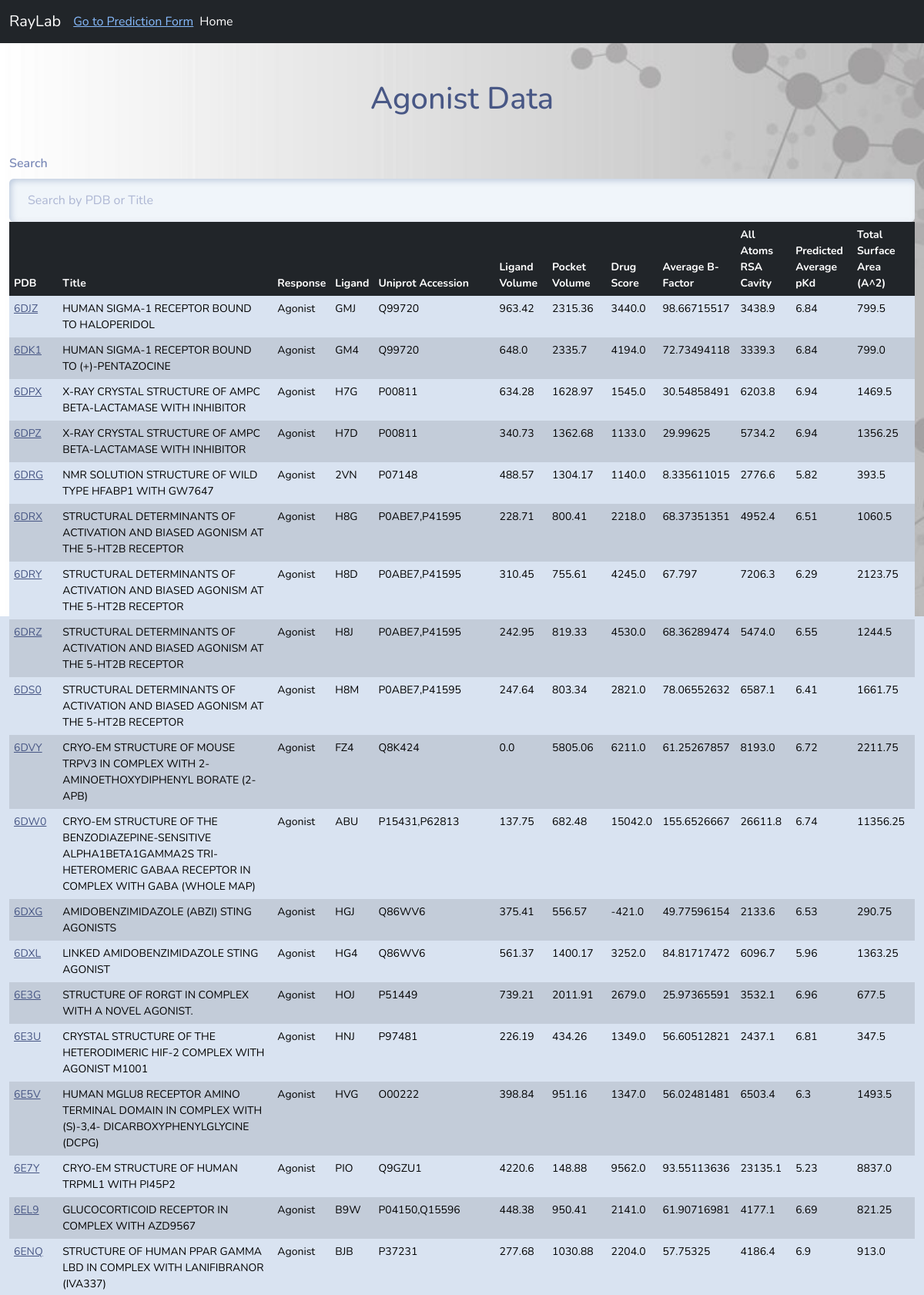
/agonist/?page=4 (upper part), run on the app's committed database.
### agantapp/models.py (models this page shows, shortened)
class ProteinData(models.Model):
    PDB = models.CharField(max_length=100)
    Title = models.CharField(max_length=255)
    Response = models.CharField(max_length=255)
    Ligand = models.CharField(max_length=255)
    Uniprot_accession = models.CharField(max_length=255)
    Lig_vol = models.FloatField(null=True)
    Pock_vol = models.FloatField(null=True)
    DrugScore = models.FloatField(null=True)
    Average_B_Factor = models.FloatField(null=True)
    All_atoms_rsa_cavity = models.FloatField(null=True)
    Predicted_Average_pKd = models.FloatField(null=True)
    Total_Surface_Area = models.FloatField(null=True)

### agantapp/views.py (the view)
# urls.py: path('agonist/', views.agonist_view, name='agonist_view'),
def agonist_view(request):
    agonist_data = ProteinData.objects.filter(Response='Agonist')  # Replace 'Agonist' with your actual value for Response field
    paginator = Paginator(agonist_data, 150)  # Paginate by 150 items per page
    page_number = request.GET.get('page')
    page_obj = paginator.get_page(page_number)
    return render(request, 'agantapp/agonist_template.html', {'page_obj': page_obj})

### agantapp/templates/agantapp/agonist_template.html (shortened to what this page needs)
{% extends 'base.html' %}
{% block content %}
<div class="container-fluid mt-5">
    <h1 class="text-center mb-4">Agonist Data</h1>
    <div class="form-group">
        <label class="form-label mt-4" for="searchInput">Search</label>
        <input type="text" class="form-control" placeholder="Search by PDB or Title" id="searchInput">
    </div>
    <div class="table-responsive">
    <table class="table table-bordered custom-table-width" id="agonistTable">
        <thead class="thead-dark">
            <tr class="table-dark">
                <th>PDB</th>
                <th>Title</th>
                <th>Response</th>
                <th>Ligand</th>
                <th>Uniprot Accession</th>
                <th>Ligand Volume</th>
                <th>Pocket Volume</th>
                <th>Drug Score</th>
                <th>Average B-Factor</th>
                <th>All Atoms RSA Cavity</th>
                <th>Predicted Average pKd</th>
                <th>Total Surface Area (A^2)</th>
            </tr>
        </thead>
        <tbody>
            {% for entry in page_obj %}
            {% if forloop.counter|divisibleby:2 %}
            <tr class="table-active">
            {% else %}
            <tr>
            {% endif %}
                <td><a href="https://www.rcsb.org/structure/{{ entry.PDB }}" target="_blank">{{entry.PDB}}</a></td>
                <td>{{ entry.Title }}</td>
                <td>{{ entry.Response }}</td>
                <td>{{ entry.Ligand }}</td>
                <td>{{ entry.Uniprot_accession }}</td>
                <td>{{ entry.Lig_vol }}</td>
                <td>{{ entry.Pock_vol }}</td>
                <td>{{ entry.DrugScore }}</td>
                <td>{{ entry.Average_B_Factor }}</td>
                <td>{{ entry.All_atoms_rsa_cavity }}</td>
                <td>{{ entry.Predicted_Average_pKd }}</td>
                <td>{{ entry.Total_Surface_Area }}</td>
            </tr>
            {% empty %}
            <tr>
                <td colspan="12">No data available.</td>
            </tr>
            {% endfor %}
        </tbody>
    </table>
</div>
</div>
{% endblock %}

### agantapp/templates/agantapp/agonist_template.html (style rules this page uses)
.table td, .table th { font-size: 14px; padding: 6px; }
.custom-table-width { width: 100%; }

### data on the page
ProteinData: PDB "6DJZ", Title "HUMAN SIGMA-1 RECEPTOR BOUND TO HALOPERIDOL", Response "Agonist", Ligand "GMJ", Uniprot_accession "Q99720", Lig_vol "963.42", Pock_vol "2315.36", DrugScore "3440.0", Average_B_Factor "98.66715517", All_atoms_rsa_cavity "3438.9", Predicted_Average_pKd "6.84", Total_Surface_Area "799.5"
ProteinData: PDB "6DK1", Title "HUMAN SIGMA-1 RECEPTOR BOUND TO (+)-PENTAZOCINE", Response "Agonist", Ligand "GM4", Uniprot_accession "Q99720", Lig_vol "648.0", Pock_vol "2335.7", DrugScore "4194.0", Average_B_Factor "72.73494118", All_atoms_rsa_cavity "3339.3", Predicted_Average_pKd "6.84", Total_Surface_Area "799.0"
ProteinData: PDB "6DPX", Title "X-RAY CRYSTAL STRUCTURE OF AMPC BETA-LACTAMASE WITH INHIBITOR", Response "Agonist", Ligand "H7G", Uniprot_accession "P00811", Lig_vol "634.28", Pock_vol "1628.97", DrugScore "1545.0", Average_B_Factor "30.54858491", All_atoms_rsa_cavity "6203.8", Predicted_Average_pKd "6.94", Total_Surface_Area "1469.5"
ProteinData: PDB "6DPZ", Title "X-RAY CRYSTAL STRUCTURE OF AMPC BETA-LACTAMASE WITH INHIBITOR", Response "Agonist", Ligand "H7D", Uniprot_accession "P00811", Lig_vol "340.73", Pock_vol "1362.68", DrugScore "1133.0", Average_B_Factor "29.99625", All_atoms_rsa_cavity "5734.2", Predicted_Average_pKd "6.94", Total_Surface_Area "1356.25"
ProteinData: PDB "6DRG", Title "NMR SOLUTION STRUCTURE OF WILD TYPE HFABP1 WITH GW7647", Response "Agonist", Ligand "2VN", Uniprot_accession "P07148", Lig_vol "488.57", Pock_vol "1304.17", DrugScore "1140.0", Average_B_Factor "8.335611015", All_atoms_rsa_cavity "2776.6", Predicted_Average_pKd "5.82", Total_Surface_Area "393.5"
ProteinData: PDB "6DRX", Title "STRUCTURAL DETERMINANTS OF ACTIVATION AND BIASED AGONISM AT THE 5-HT2B RECEPTOR", Response "Agonist", Ligand "H8G", Uniprot_accession "P0ABE7,P41595", Lig_vol "228.71", Pock_vol "800.41", DrugScore "2218.0", Average_B_Factor "68.37351351", All_atoms_rsa_cavity "4952.4", Predicted_Average_pKd "6.51", Total_Surface_Area "1060.5"
ProteinData: PDB "6DRY", Title "STRUCTURAL DETERMINANTS OF ACTIVATION AND BIASED AGONISM AT THE 5-HT2B RECEPTOR", Response "Agonist", Ligand "H8D", Uniprot_accession "P0ABE7,P41595", Lig_vol "310.45", Pock_vol "755.61", DrugScore "4245.0", Average_B_Factor "67.797", All_atoms_rsa_cavity "7206.3", Predicted_Average_pKd "6.29", Total_Surface_Area "2123.75"
ProteinData: PDB "6DRZ", Title "STRUCTURAL DETERMINANTS OF ACTIVATION AND BIASED AGONISM AT THE 5-HT2B RECEPTOR", Response "Agonist", Ligand "H8J", Uniprot_accession "P0ABE7,P41595", Lig_vol "242.95", Pock_vol "819.33", DrugScore "4530.0", Average_B_Factor "68.36289474", All_atoms_rsa_cavity "5474.0", Predicted_Average_pKd "6.55", Total_Surface_Area "1244.5"
ProteinData: PDB "6DS0", Title "STRUCTURAL DETERMINANTS OF ACTIVATION AND BIASED AGONISM AT THE 5-HT2B RECEPTOR", Response "Agonist", Ligand "H8M", Uniprot_accession "P0ABE7,P41595", Lig_vol "247.64", Pock_vol "803.34", DrugScore "2821.0", Average_B_Factor "78.06552632", All_atoms_rsa_cavity "6587.1", Predicted_Average_pKd "6.41", Total_Surface_Area "1661.75"
ProteinData: PDB "6DVY", Title "CRYO-EM STRUCTURE OF MOUSE TRPV3 IN COMPLEX WITH 2-AMINOETHOXYDIPHENYL BORATE (2-APB)", Response "Agonist", Ligand "FZ4", Uniprot_accession "Q8K424", Lig_vol "0.0", Pock_vol "5805.06", DrugScore "6211.0", Average_B_Factor "61.25267857", All_atoms_rsa_cavity "8193.0", Predicted_Average_pKd "6.72", Total_Surface_Area "2211.75"
ProteinData: PDB "6DW0", Title "CRYO-EM STRUCTURE OF THE BENZODIAZEPINE-SENSITIVE ALPHA1BETA1GAMMA2S TRI-HETEROMERIC GABAA RECEPTOR IN COMPLEX WITH GABA (WHOLE MAP)", Response "Agonist", Ligand "ABU", Uniprot_accession "P15431,P62813", Lig_vol "137.75", Pock_vol "682.48", DrugScore "15042.0", Average_B_Factor "155.6526667", All_atoms_rsa_cavity "26611.8", Predicted_Average_pKd "6.74", Total_Surface_Area "11356.25"
ProteinData: PDB "6DXG", Title "AMIDOBENZIMIDAZOLE (ABZI) STING AGONISTS", Response "Agonist", Ligand "HGJ", Uniprot_accession "Q86WV6", Lig_vol "375.41", Pock_vol "556.57", DrugScore "-421.0", Average_B_Factor "49.77596154", All_atoms_rsa_cavity "2133.6", Predicted_Average_pKd "6.53", Total_Surface_Area "290.75"
ProteinData: PDB "6DXL", Title "LINKED AMIDOBENZIMIDAZOLE STING AGONIST", Response "Agonist", Ligand "HG4", Uniprot_accession "Q86WV6", Lig_vol "561.37", Pock_vol "1400.17", DrugScore "3252.0", Average_B_Factor "84.81717472", All_atoms_rsa_cavity "6096.7", Predicted_Average_pKd "5.96", Total_Surface_Area "1363.25"
ProteinData: PDB "6E3G", Title "STRUCTURE OF RORGT IN COMPLEX WITH A NOVEL AGONIST.", Response "Agonist", Ligand "HOJ", Uniprot_accession "P51449", Lig_vol "739.21", Pock_vol "2011.91", DrugScore "2679.0", Average_B_Factor "25.97365591", All_atoms_rsa_cavity "3532.1", Predicted_Average_pKd "6.96", Total_Surface_Area "677.5"
ProteinData: PDB "6E3U", Title "CRYSTAL STRUCTURE OF THE HETERODIMERIC HIF-2 COMPLEX WITH AGONIST M1001", Response "Agonist", Ligand "HNJ", Uniprot_accession "P97481", Lig_vol "226.19", Pock_vol "434.26", DrugScore "1349.0", Average_B_Factor "56.60512821", All_atoms_rsa_cavity "2437.1", Predicted_Average_pKd "6.81", Total_Surface_Area "347.5"
ProteinData: PDB "6E5V", Title "HUMAN MGLU8 RECEPTOR AMINO TERMINAL DOMAIN IN COMPLEX WITH (S)-3,4- DICARBOXYPHENYLGLYCINE (DCPG)", Response "Agonist", Ligand "HVG", Uniprot_accession "O00222", Lig_vol "398.84", Pock_vol "951.16", DrugScore "1347.0", Average_B_Factor "56.02481481", All_atoms_rsa_cavity "6503.4", Predicted_Average_pKd "6.3", Total_Surface_Area "1493.5"
ProteinData: PDB "6E7Y", Title "CRYO-EM STRUCTURE OF HUMAN TRPML1 WITH PI45P2", Response "Agonist", Ligand "PIO", Uniprot_accession "Q9GZU1", Lig_vol "4220.6", Pock_vol "148.88", DrugScore "9562.0", Average_B_Factor "93.55113636", All_atoms_rsa_cavity "23135.1", Predicted_Average_pKd "5.23", Total_Surface_Area "8837.0"
ProteinData: PDB "6EL9", Title "GLUCOCORTICOID RECEPTOR IN COMPLEX WITH AZD9567", Response "Agonist", Ligand "B9W", Uniprot_accession "P04150,Q15596", Lig_vol "448.38", Pock_vol "950.41", DrugScore "2141.0", Average_B_Factor "61.90716981", All_atoms_rsa_cavity "4177.1", Predicted_Average_pKd "6.69", Total_Surface_Area "821.25"
ProteinData: PDB "6ENQ", Title "STRUCTURE OF HUMAN PPAR GAMMA LBD IN COMPLEX WITH LANIFIBRANOR (IVA337)", Response "Agonist", Ligand "BJB", Uniprot_accession "P37231", Lig_vol "277.68", Pock_vol "1030.88", DrugScore "2204.0", Average_B_Factor "57.75325", All_atoms_rsa_cavity "4186.4", Predicted_Average_pKd "6.9", Total_Surface_Area "913.0"
